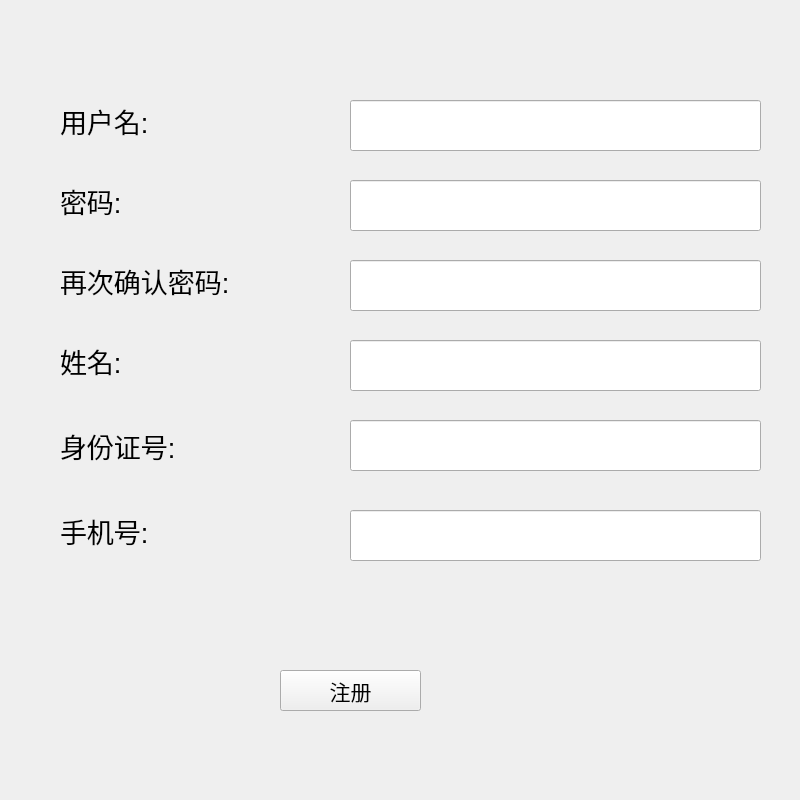
<?xml version="1.0" encoding="UTF-8"?>
<ui version="4.0">
 <class>sigh_up</class>
 <widget class="QWidget" name="sigh_up">
  <property name="geometry">
   <rect>
    <x>0</x>
    <y>0</y>
    <width>800</width>
    <height>800</height>
   </rect>
  </property>
  <property name="windowTitle">
   <string>注册页</string>
  </property>
  <widget class="QLabel" name="label">
   <property name="geometry">
    <rect>
     <x>60</x>
     <y>100</y>
     <width>181</width>
     <height>41</height>
    </rect>
   </property>
   <property name="font">
    <font>
     <family>Arial</family>
     <pointsize>20</pointsize>
    </font>
   </property>
   <property name="text">
    <string>用户名:</string>
   </property>
  </widget>
  <widget class="QLabel" name="label_2">
   <property name="geometry">
    <rect>
     <x>60</x>
     <y>260</y>
     <width>261</width>
     <height>41</height>
    </rect>
   </property>
   <property name="font">
    <font>
     <family>Arial</family>
     <pointsize>20</pointsize>
    </font>
   </property>
   <property name="text">
    <string>再次确认密码:</string>
   </property>
  </widget>
  <widget class="QLabel" name="label_3">
   <property name="geometry">
    <rect>
     <x>60</x>
     <y>340</y>
     <width>141</width>
     <height>41</height>
    </rect>
   </property>
   <property name="font">
    <font>
     <family>Arial</family>
     <pointsize>20</pointsize>
    </font>
   </property>
   <property name="text">
    <string>姓名:</string>
   </property>
  </widget>
  <widget class="QLabel" name="label_4">
   <property name="geometry">
    <rect>
     <x>60</x>
     <y>420</y>
     <width>191</width>
     <height>51</height>
    </rect>
   </property>
   <property name="font">
    <font>
     <family>Arial</family>
     <pointsize>20</pointsize>
    </font>
   </property>
   <property name="text">
    <string>身份证号:</string>
   </property>
  </widget>
  <widget class="QLabel" name="label_5">
   <property name="geometry">
    <rect>
     <x>60</x>
     <y>510</y>
     <width>161</width>
     <height>41</height>
    </rect>
   </property>
   <property name="font">
    <font>
     <family>Arial</family>
     <pointsize>20</pointsize>
    </font>
   </property>
   <property name="text">
    <string>手机号:</string>
   </property>
  </widget>
  <widget class="QLineEdit" name="sigh_up_reader_name">
   <property name="geometry">
    <rect>
     <x>350</x>
     <y>100</y>
     <width>411</width>
     <height>51</height>
    </rect>
   </property>
   <property name="font">
    <font>
     <family>Arial</family>
     <pointsize>16</pointsize>
    </font>
   </property>
   <property name="maxLength">
    <number>20</number>
   </property>
  </widget>
  <widget class="QLineEdit" name="sigh_up_password2">
   <property name="geometry">
    <rect>
     <x>350</x>
     <y>260</y>
     <width>411</width>
     <height>51</height>
    </rect>
   </property>
   <property name="font">
    <font>
     <family>Arial</family>
     <pointsize>16</pointsize>
    </font>
   </property>
   <property name="maxLength">
    <number>20</number>
   </property>
   <property name="echoMode">
    <enum>QLineEdit::Password</enum>
   </property>
  </widget>
  <widget class="QLineEdit" name="sigh_up_name">
   <property name="geometry">
    <rect>
     <x>350</x>
     <y>340</y>
     <width>411</width>
     <height>51</height>
    </rect>
   </property>
   <property name="font">
    <font>
     <family>Arial</family>
     <pointsize>16</pointsize>
    </font>
   </property>
   <property name="maxLength">
    <number>10</number>
   </property>
  </widget>
  <widget class="QLineEdit" name="sigh_up_id_num">
   <property name="geometry">
    <rect>
     <x>350</x>
     <y>420</y>
     <width>411</width>
     <height>51</height>
    </rect>
   </property>
   <property name="font">
    <font>
     <family>Arial</family>
     <pointsize>16</pointsize>
    </font>
   </property>
   <property name="inputMethodHints">
    <set>Qt::ImhNone</set>
   </property>
   <property name="maxLength">
    <number>18</number>
   </property>
  </widget>
  <widget class="QLineEdit" name="sigh_up_phone_num">
   <property name="geometry">
    <rect>
     <x>350</x>
     <y>510</y>
     <width>411</width>
     <height>51</height>
    </rect>
   </property>
   <property name="font">
    <font>
     <family>Arial</family>
     <pointsize>16</pointsize>
    </font>
   </property>
   <property name="inputMethodHints">
    <set>Qt::ImhDigitsOnly</set>
   </property>
   <property name="maxLength">
    <number>11</number>
   </property>
  </widget>
  <widget class="QPushButton" name="sigh_up_confirm">
   <property name="geometry">
    <rect>
     <x>280</x>
     <y>670</y>
     <width>141</width>
     <height>41</height>
    </rect>
   </property>
   <property name="font">
    <font>
     <family>Arial</family>
     <pointsize>16</pointsize>
    </font>
   </property>
   <property name="text">
    <string>注册</string>
   </property>
  </widget>
  <widget class="QLabel" name="label_6">
   <property name="geometry">
    <rect>
     <x>60</x>
     <y>180</y>
     <width>151</width>
     <height>41</height>
    </rect>
   </property>
   <property name="font">
    <font>
     <family>Arial</family>
     <pointsize>20</pointsize>
    </font>
   </property>
   <property name="text">
    <string>密码:</string>
   </property>
  </widget>
  <widget class="QLineEdit" name="sigh_up_password">
   <property name="geometry">
    <rect>
     <x>350</x>
     <y>180</y>
     <width>411</width>
     <height>51</height>
    </rect>
   </property>
   <property name="font">
    <font>
     <family>Arial</family>
     <pointsize>16</pointsize>
    </font>
   </property>
   <property name="maxLength">
    <number>20</number>
   </property>
   <property name="echoMode">
    <enum>QLineEdit::Password</enum>
   </property>
  </widget>
 </widget>
 <resources/>
 <connections/>
</ui>
